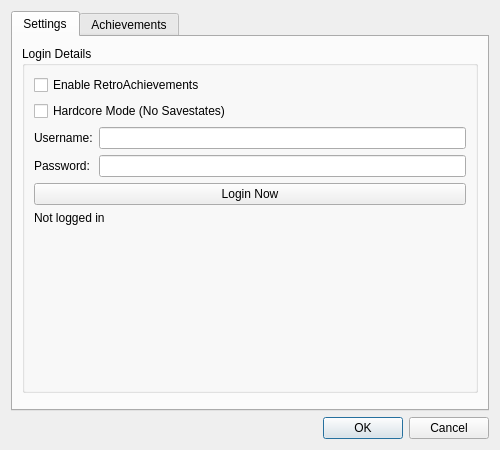
<?xml version="1.0" encoding="UTF-8"?>
<ui version="4.0">
 <class>RASettingsDialog</class>
 <widget class="QDialog" name="RASettingsDialog">
  <property name="geometry">
   <rect>
    <x>0</x>
    <y>0</y>
    <width>500</width>
    <height>450</height>
   </rect>
  </property>
  <property name="windowTitle">
   <string>RetroAchievements Settings</string>
  </property>
  <layout class="QVBoxLayout" name="verticalLayout">
   <item>
    <widget class="QTabWidget" name="tabWidget">
     <property name="currentIndex" stdset="0">
      <number>0</number>
     </property>
     <widget class="QWidget" name="tabRA">
      <attribute name="title">
       <string>Settings</string>
      </attribute>
      <layout class="QVBoxLayout" name="verticalLayoutRA">
       <item>
        <widget class="QGroupBox" name="groupRA">
         <property name="title">
          <string>Login Details</string>
         </property>
         <layout class="QFormLayout" name="formLayoutRA">
          <item row="0" column="0" colspan="2">
           <widget class="QCheckBox" name="cbRAEnabled">
            <property name="text">
             <string>Enable RetroAchievements</string>
            </property>
           </widget>
          </item>
          <item row="1" column="0" colspan="2">
           <widget class="QCheckBox" name="cbRAHardcore">
            <property name="text">
             <string>Hardcore Mode (No Savestates)</string>
            </property>
           </widget>
          </item>
          <item row="2" column="0">
           <widget class="QLabel" name="label">
            <property name="text">
             <string>Username:</string>
            </property>
           </widget>
          </item>
          <item row="2" column="1">
           <widget class="QLineEdit" name="leRAUsername"/>
          </item>
          <item row="3" column="0">
           <widget class="QLabel" name="label_2">
            <property name="text">
             <string>Password:</string>
            </property>
           </widget>
          </item>
          <item row="3" column="1">
           <widget class="QLineEdit" name="leRAPassword">
            <property name="echoMode">
             <enum>QLineEdit::Password</enum>
            </property>
           </widget>
          </item>
          <item row="4" column="0" colspan="2">
           <widget class="QPushButton" name="btnRALogin">
            <property name="text">
             <string>Login Now</string>
            </property>
           </widget>
          </item>
          <item row="5" column="0" colspan="2">
           <widget class="QLabel" name="lblRAStatus">
            <property name="text">
             <string>Not logged in</string>
            </property>
           </widget>
          </item>
         </layout>
        </widget>
       </item>
       <item>
        <spacer name="verticalSpacer">
         <property name="orientation">
          <enum>Qt::Vertical</enum>
         </property>
        </spacer>
       </item>
      </layout>
     </widget>
     <widget class="QWidget" name="tabAchievements">
      <attribute name="title">
       <string>Achievements</string>
      </attribute>
      <layout class="QVBoxLayout" name="verticalLayout_2">
       <item>
        <widget class="QLabel" name="lblRAAchievementsHeader">
         <property name="text">
          <string>No game loaded</string>
         </property>
         <property name="font">
          <font>
           <weight>75</weight>
           <bold>true</bold>
          </font>
         </property>
        </widget>
       </item>
       <item>
    <widget class="QTableWidget" name="tblRAAchievements">
    <column>
      <property name="text">
      <string></string>
      </property>
    </column>
    <column>
      <property name="text">
      <string>Title</string>
      </property>
    </column>
    <column>
      <property name="text">
      <string>Description</string>
      </property>
    </column>
    <column>
      <property name="text">
      <string>Points</string>
      </property>
    </column>
    <column>
      <property name="text">
      <string>Type</string>
      </property>
    </column>
    <column>
      <property name="text">
      <string>Status</string>
      </property>
    </column>
    </widget>
       </item>
      </layout>
     </widget>
    </widget>
   </item>
   <item>
    <widget class="QDialogButtonBox" name="buttonBox">
     <property name="orientation">
      <enum>Qt::Horizontal</enum>
     </property>
     <property name="standardButtons">
      <set>QDialogButtonBox::Ok|QDialogButtonBox::Cancel</set>
     </property>
    </widget>
   </item>
  </layout>
 </widget>
 <resources/>
 <connections/>
</ui>
